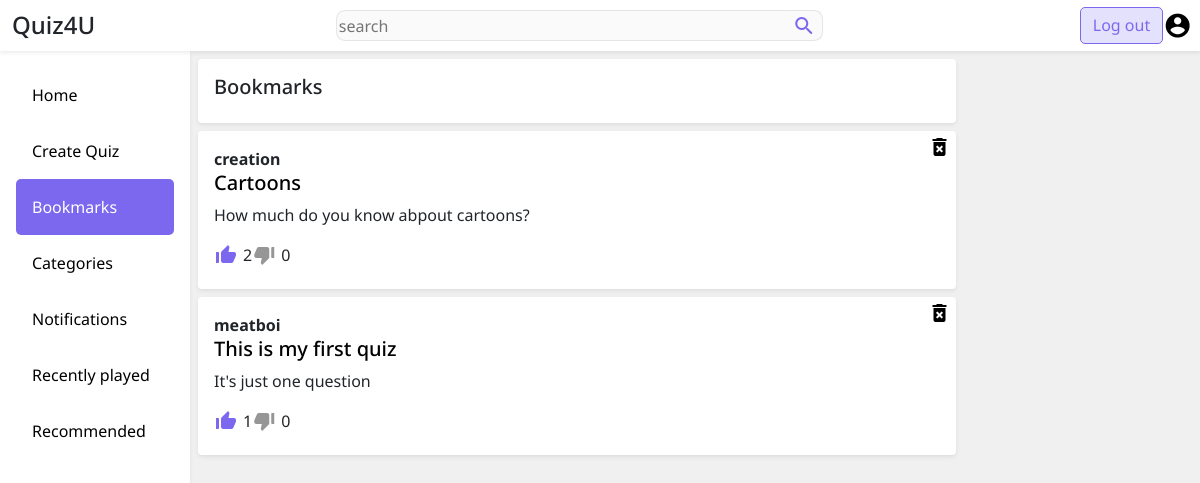
Screenshot of /profiles/meatboi/bookmarks (signed in) with the database file from the repository.
### accounts/models.py (models this page shows, shortened)
class CustomUser(AbstractBaseUser, PermissionsMixin):
	email = models.EmailField(_('Email Address'), unique=True)
	username = models.CharField(_('Username'), unique=True, max_length=30, blank=True)
	is_staff = models.BooleanField(default=False)
	is_active = models.BooleanField(default=True)
	has_activated_account = models.BooleanField(default=False)
	following = models.ManyToManyField('accounts.CustomUser', related_name="followers")
	bookmarks = models.ManyToManyField(Quiz, related_name="bookmarked_by")
	drafts = models.ManyToManyField(Quiz, related_name="saved_as_draft_by")
	USERNAME_FIELD = 'email'
	objects = CustomUserManager()

### pages/models.py (models this page shows, shortened)
class Quiz(models.Model):
	author = models.ForeignKey('accounts.CustomUser', on_delete=models.CASCADE, related_name='quizzes')
	quiz_title = models.CharField(max_length=250)
	description = models.CharField(max_length=250, blank=True, default="")
	slug_id = models.CharField(max_length=10)
	is_a_draft = models.BooleanField(default=False)
	no_of_times_played = models.IntegerField(default=0)
	likes = models.ManyToManyField('accounts.CustomUser', blank=True, related_name="liked_posts")
	dislikes = models.ManyToManyField('accounts.CustomUser', blank=True, related_name="disliked_posts")

### accounts/views.py (the view)
# urls.py: path('profiles/<str:username>/bookmarks', get_user_bookmarks, name="user_bookmarks"),
def get_user_bookmarks(request, username):
	if not request.user.is_authenticated:
		return HttpResponseRedirect(reverse("login"))
	if not request.user.has_activated_account:
		return HttpResponseRedirect(reverse('unactivated_account'))
	if request.method == "GET":
		if request.user.username == username:
			return render(request, "bookmarks.html", {})
		else:
			raise Http404()
	raise Http404()

### templates/bookmarks.html (shortened to what this page needs)
{% extends 'base.html' %}
{% load static %}
{% block head_tags %}
	<link rel="stylesheet" type="text/css" href="{% static 'css/base.css' %}">
	<link rel="stylesheet" type="text/css" href="{% static 'css/bookmarks.css' %}">
{% endblock head_tags %}
{% block menu_content %}
	<a href="{% url 'home' %}" class="d-block p-3">Home</a>
	{% if user.has_activated_account %}
		<a href="{% url 'create_quiz' %}" class="d-block p-3">Create Quiz</a>
		<a href="{% url 'user_bookmarks' user.username %}" class="d-block p-3" id="current-page">Bookmarks</a>
	{% else %}
		<a href="" class="d-block p-3" data-toggle="modal" data-target="#popupMessage">Create Quiz</a>
		<a href="#" class="d-block p-3" data-toggle="modal" data-target="#popupMessage">Bookmarks</a>
	{% endif %}
	<a href="#" class="d-block p-3">Categories</a>
	<a href="#" class="d-block p-3">Notifications</a>
	<a href="#" class="d-block p-3">Recently played</a>
	<a href="#" class="d-block p-3">Recommended</a>
{% endblock menu_content %}
{% block maincontent %}
	<main id="main-section">
		<article class="bg-white p-3 rounded-1 shadow-sm mx-2 ml-lg-3 mb-2 mt-3">
			<h5>Bookmarks</h5>
		</article>
		{% for quiz in user.bookmarks.all %}
			<article class="bg-white p-3 rounded-1 shadow-sm mx-2 ml-lg-3 mb-2 bookmark">
				<a href="{% url 'userprofile' quiz.author.email %}" class="text-dark fw-bold">{{ quiz.author.username }}</a>
				<h5><a href="{% url 'quiz' quiz.slug_id %}" class="quiz-link">{{ quiz.quiz_title }}</a></h5>
				<p>{{ quiz.description }}</p>
				<button data-href="{% url 'remove_bookmark' quiz_id=quiz.slug_id %}" class="remove-bookmark material-icons p-1">delete_forever</button>
				<div class="d-inline-flex align-items-center">
					{% if quiz in user.liked_posts.all %}
						<button data-href="{% url 'like_quiz' quiz.slug_id %}" class='material-icons like-quiz-btn liked-quiz'>thumb_up_alt</button>
					{% else %}
						<button data-href="{% url 'like_quiz' quiz.slug_id %}" class='like-quiz-btn material-icons'>thumb_up_alt</button>
					{% endif %}
					<span class="like-count mr-3">{{ quiz.likes.count }}</span>
					{% if quiz in user.disliked_posts.all %}
						<button data-href="{% url 'dislike_quiz' quiz.slug_id %}" class='dislike-quiz-btn disliked-quiz material-icons'>thumb_down_alt</button>
					{% else %}
						<button data-href="{% url 'dislike_quiz' quiz.slug_id %}" class='dislike-quiz-btn material-icons'>thumb_down_alt</button>
					{% endif %}
					<span class="dislike-count">{{ quiz.dislikes.count }}</span>
				</div>
			</article>
		{% empty %}
			<article class="bg-white p-3 rounded-1 shadow-sm mx-2 ml-lg-3 mb-2">
				<p>You haven't bookmarked any quiz yet</p>
			</article>
		{% endfor %}
	</main>
{% endblock maincontent %}

### static/css/base.css (style rules this page uses)
body { font-family: 'Noto Sans', 'Segoe UI', sans-serif; background-color: rgb(240, 240, 240); }
a { text-decoration: none; }
.material-icons-outlined, .material-icons-round, .material-icons { background-color: transparent; border: none; }
#menu a { color: black; }
#menu #current-page { color: white; background-color: rgb(123, 104, 238); border: none; border-radius: 5px; }
.rounded-1 { border-radius: 3px; }

### static/css/bookmarks.css (style rules this page uses)
#main-section { margin-top: 3.7rem; width: 100%; }
.bookmark { position: relative; }
.remove-bookmark { position: absolute; top: 0; right: 0; }
@media screen and (min-width: 992px) { #main-section { padding-left: calc(174px + 1rem); } }
@media screen and (min-width: 992px) { #main-section > * { width: 75%; min-width: 750px; } }
.quiz-link { color: black; }
.like-quiz-btn, .dislike-quiz-btn { display: inline-block; margin: 0 5px 0 0; padding: 0; color: rgb(150, 150, 150); }
.liked-quiz, .disliked-quiz, .bookmarked-quiz { color: rgb(123, 104, 238)!important; }
.fw-bold { font-weight: 500; }

### rows the page displays
Quiz: author.username "creation", quiz_title "Cartoons", description "How much do you know abpout cartoons?", likes.count "2", dislikes.count "0"
Quiz: author.username "meatboi", quiz_title "This is my first quiz", description "It's just one question", likes.count "1", dislikes.count "0"
